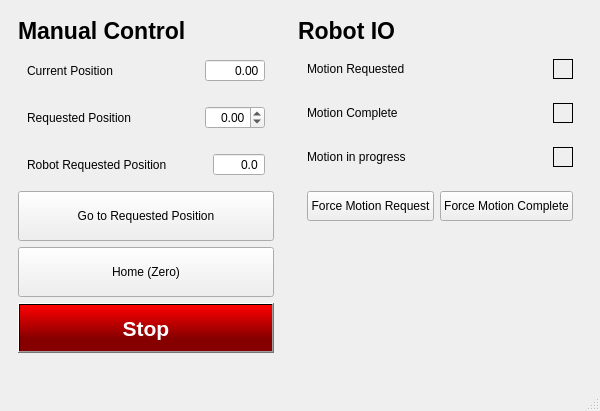
<?xml version="1.0" encoding="UTF-8"?>
<ui version="4.0">
 <class>MainWindow</class>
 <widget class="QMainWindow" name="MainWindow">
  <property name="geometry">
   <rect>
    <x>0</x>
    <y>0</y>
    <width>569</width>
    <height>411</height>
   </rect>
  </property>
  <property name="windowTitle">
   <string>MainWindow</string>
  </property>
  <widget class="QWidget" name="centralwidget">
   <layout class="QHBoxLayout" name="horizontalLayout">
    <item>
     <widget class="QWidget" name="widget_2" native="true">
      <layout class="QVBoxLayout" name="verticalLayout">
       <item>
        <widget class="QLabel" name="label_5">
         <property name="maximumSize">
          <size>
           <width>16777215</width>
           <height>50</height>
          </size>
         </property>
         <property name="font">
          <font>
           <pointsize>17</pointsize>
           <weight>75</weight>
           <bold>true</bold>
          </font>
         </property>
         <property name="text">
          <string>Manual Control</string>
         </property>
        </widget>
       </item>
       <item>
        <widget class="QWidget" name="widget_3" native="true">
         <layout class="QHBoxLayout" name="horizontalLayout_2">
          <item>
           <widget class="QLabel" name="label_6">
            <property name="text">
             <string>Current Position</string>
            </property>
           </widget>
          </item>
          <item>
           <spacer name="horizontalSpacer">
            <property name="orientation">
             <enum>Qt::Horizontal</enum>
            </property>
            <property name="sizeType">
             <enum>QSizePolicy::Minimum</enum>
            </property>
            <property name="sizeHint" stdset="0">
             <size>
              <width>20</width>
              <height>20</height>
             </size>
            </property>
           </spacer>
          </item>
          <item>
           <widget class="QDoubleSpinBox" name="doubleSpinBox">
            <property name="maximumSize">
             <size>
              <width>60</width>
              <height>16777215</height>
             </size>
            </property>
            <property name="alignment">
             <set>Qt::AlignRight|Qt::AlignTrailing|Qt::AlignVCenter</set>
            </property>
            <property name="buttonSymbols">
             <enum>QAbstractSpinBox::NoButtons</enum>
            </property>
            <property name="decimals">
             <number>2</number>
            </property>
            <property name="minimum">
             <double>-5000.000000000000000</double>
            </property>
            <property name="maximum">
             <double>5000.000000000000000</double>
            </property>
           </widget>
          </item>
         </layout>
        </widget>
       </item>
       <item>
        <widget class="QWidget" name="widget_5" native="true">
         <layout class="QHBoxLayout" name="horizontalLayout_4">
          <item>
           <widget class="QLabel" name="label_8">
            <property name="text">
             <string>Requested Position</string>
            </property>
           </widget>
          </item>
          <item>
           <spacer name="horizontalSpacer_3">
            <property name="orientation">
             <enum>Qt::Horizontal</enum>
            </property>
            <property name="sizeType">
             <enum>QSizePolicy::Minimum</enum>
            </property>
            <property name="sizeHint" stdset="0">
             <size>
              <width>40</width>
              <height>20</height>
             </size>
            </property>
           </spacer>
          </item>
          <item>
           <widget class="QDoubleSpinBox" name="doubleSpinBox_3">
            <property name="maximumSize">
             <size>
              <width>60</width>
              <height>16777215</height>
             </size>
            </property>
            <property name="alignment">
             <set>Qt::AlignRight|Qt::AlignTrailing|Qt::AlignVCenter</set>
            </property>
            <property name="decimals">
             <number>2</number>
            </property>
            <property name="minimum">
             <double>-5000.000000000000000</double>
            </property>
            <property name="maximum">
             <double>5000.000000000000000</double>
            </property>
           </widget>
          </item>
         </layout>
        </widget>
       </item>
       <item>
        <widget class="QWidget" name="widget_6" native="true">
         <layout class="QHBoxLayout" name="horizontalLayout_5">
          <item>
           <widget class="QLabel" name="label_9">
            <property name="text">
             <string>Robot Requested Position</string>
            </property>
           </widget>
          </item>
          <item>
           <spacer name="horizontalSpacer_4">
            <property name="orientation">
             <enum>Qt::Horizontal</enum>
            </property>
            <property name="sizeType">
             <enum>QSizePolicy::Minimum</enum>
            </property>
            <property name="sizeHint" stdset="0">
             <size>
              <width>40</width>
              <height>20</height>
             </size>
            </property>
           </spacer>
          </item>
          <item>
           <widget class="QDoubleSpinBox" name="doubleSpinBox_4">
            <property name="maximumSize">
             <size>
              <width>60</width>
              <height>16777215</height>
             </size>
            </property>
            <property name="alignment">
             <set>Qt::AlignRight|Qt::AlignTrailing|Qt::AlignVCenter</set>
            </property>
            <property name="buttonSymbols">
             <enum>QAbstractSpinBox::NoButtons</enum>
            </property>
            <property name="decimals">
             <number>1</number>
            </property>
            <property name="minimum">
             <double>-5000.000000000000000</double>
            </property>
            <property name="maximum">
             <double>5000.000000000000000</double>
            </property>
           </widget>
          </item>
         </layout>
        </widget>
       </item>
       <item>
        <widget class="QPushButton" name="pushButton">
         <property name="minimumSize">
          <size>
           <width>0</width>
           <height>50</height>
          </size>
         </property>
         <property name="text">
          <string>Go to Requested Position</string>
         </property>
        </widget>
       </item>
       <item>
        <widget class="QPushButton" name="pushButton_2">
         <property name="minimumSize">
          <size>
           <width>0</width>
           <height>50</height>
          </size>
         </property>
         <property name="text">
          <string>Home (Zero)</string>
         </property>
        </widget>
       </item>
       <item>
        <widget class="QPushButton" name="pushButton_3">
         <property name="minimumSize">
          <size>
           <width>0</width>
           <height>50</height>
          </size>
         </property>
         <property name="font">
          <font>
           <pointsize>16</pointsize>
           <weight>75</weight>
           <bold>true</bold>
          </font>
         </property>
         <property name="autoFillBackground">
          <bool>false</bool>
         </property>
         <property name="styleSheet">
          <string notr="true">background-color: qlineargradient(spread:pad, x1:0, y1:0, x2:0, y2:0.727273, stop:0 rgba(255, 0, 0, 255), stop:1 rgba(134, 0, 0, 255));
color: rgb(255, 255, 255);</string>
         </property>
         <property name="text">
          <string>Stop</string>
         </property>
         <property name="shortcut">
          <string>Space</string>
         </property>
        </widget>
       </item>
       <item>
        <spacer name="verticalSpacer">
         <property name="orientation">
          <enum>Qt::Vertical</enum>
         </property>
         <property name="sizeHint" stdset="0">
          <size>
           <width>20</width>
           <height>40</height>
          </size>
         </property>
        </spacer>
       </item>
      </layout>
     </widget>
    </item>
    <item>
     <widget class="QWidget" name="widget" native="true">
      <layout class="QVBoxLayout" name="verticalLayout_2">
       <item>
        <widget class="QLabel" name="label_4">
         <property name="maximumSize">
          <size>
           <width>16777215</width>
           <height>50</height>
          </size>
         </property>
         <property name="font">
          <font>
           <pointsize>17</pointsize>
           <weight>75</weight>
           <bold>true</bold>
          </font>
         </property>
         <property name="text">
          <string>Robot IO</string>
         </property>
        </widget>
       </item>
       <item>
        <widget class="QWidget" name="widget_4" native="true">
         <layout class="QHBoxLayout" name="horizontalLayout_3">
          <item>
           <widget class="QLabel" name="label_7">
            <property name="text">
             <string>Motion Requested</string>
            </property>
           </widget>
          </item>
          <item>
           <spacer name="horizontalSpacer_2">
            <property name="orientation">
             <enum>Qt::Horizontal</enum>
            </property>
            <property name="sizeType">
             <enum>QSizePolicy::Minimum</enum>
            </property>
            <property name="sizeHint" stdset="0">
             <size>
              <width>20</width>
              <height>20</height>
             </size>
            </property>
           </spacer>
          </item>
          <item>
           <widget class="QLabel" name="label">
            <property name="minimumSize">
             <size>
              <width>20</width>
              <height>20</height>
             </size>
            </property>
            <property name="maximumSize">
             <size>
              <width>20</width>
              <height>20</height>
             </size>
            </property>
            <property name="autoFillBackground">
             <bool>true</bool>
            </property>
            <property name="frameShape">
             <enum>QFrame::Box</enum>
            </property>
            <property name="text">
             <string/>
            </property>
           </widget>
          </item>
         </layout>
        </widget>
       </item>
       <item>
        <widget class="QWidget" name="widget_7" native="true">
         <layout class="QHBoxLayout" name="horizontalLayout_6">
          <item>
           <widget class="QLabel" name="label_10">
            <property name="text">
             <string>Motion Complete</string>
            </property>
           </widget>
          </item>
          <item>
           <spacer name="horizontalSpacer_6">
            <property name="orientation">
             <enum>Qt::Horizontal</enum>
            </property>
            <property name="sizeType">
             <enum>QSizePolicy::Minimum</enum>
            </property>
            <property name="sizeHint" stdset="0">
             <size>
              <width>20</width>
              <height>20</height>
             </size>
            </property>
           </spacer>
          </item>
          <item>
           <widget class="QLabel" name="label_2">
            <property name="minimumSize">
             <size>
              <width>20</width>
              <height>20</height>
             </size>
            </property>
            <property name="maximumSize">
             <size>
              <width>20</width>
              <height>20</height>
             </size>
            </property>
            <property name="autoFillBackground">
             <bool>true</bool>
            </property>
            <property name="frameShape">
             <enum>QFrame::Box</enum>
            </property>
            <property name="text">
             <string/>
            </property>
           </widget>
          </item>
         </layout>
        </widget>
       </item>
       <item>
        <widget class="QWidget" name="widget_8" native="true">
         <layout class="QHBoxLayout" name="horizontalLayout_7">
          <item>
           <widget class="QLabel" name="label_11">
            <property name="text">
             <string>Motion in progress</string>
            </property>
           </widget>
          </item>
          <item>
           <spacer name="horizontalSpacer_7">
            <property name="orientation">
             <enum>Qt::Horizontal</enum>
            </property>
            <property name="sizeType">
             <enum>QSizePolicy::Minimum</enum>
            </property>
            <property name="sizeHint" stdset="0">
             <size>
              <width>20</width>
              <height>20</height>
             </size>
            </property>
           </spacer>
          </item>
          <item>
           <widget class="QLabel" name="label_3">
            <property name="minimumSize">
             <size>
              <width>20</width>
              <height>20</height>
             </size>
            </property>
            <property name="maximumSize">
             <size>
              <width>20</width>
              <height>20</height>
             </size>
            </property>
            <property name="autoFillBackground">
             <bool>true</bool>
            </property>
            <property name="frameShape">
             <enum>QFrame::Box</enum>
            </property>
            <property name="text">
             <string/>
            </property>
           </widget>
          </item>
         </layout>
        </widget>
       </item>
       <item>
        <widget class="QWidget" name="widget_9" native="true">
         <layout class="QHBoxLayout" name="horizontalLayout_8">
          <item>
           <widget class="QPushButton" name="pushButton_4">
            <property name="minimumSize">
             <size>
              <width>0</width>
              <height>30</height>
             </size>
            </property>
            <property name="text">
             <string>Force Motion Request</string>
            </property>
            <property name="checkable">
             <bool>true</bool>
            </property>
           </widget>
          </item>
          <item>
           <widget class="QPushButton" name="pushButton_5">
            <property name="minimumSize">
             <size>
              <width>0</width>
              <height>30</height>
             </size>
            </property>
            <property name="text">
             <string>Force Motion Complete</string>
            </property>
            <property name="checkable">
             <bool>true</bool>
            </property>
           </widget>
          </item>
         </layout>
        </widget>
       </item>
       <item>
        <spacer name="verticalSpacer_2">
         <property name="orientation">
          <enum>Qt::Vertical</enum>
         </property>
         <property name="sizeHint" stdset="0">
          <size>
           <width>20</width>
           <height>40</height>
          </size>
         </property>
        </spacer>
       </item>
      </layout>
     </widget>
    </item>
   </layout>
  </widget>
  <widget class="QMenuBar" name="menubar">
   <property name="geometry">
    <rect>
     <x>0</x>
     <y>0</y>
     <width>569</width>
     <height>21</height>
    </rect>
   </property>
  </widget>
  <widget class="QStatusBar" name="statusbar"/>
 </widget>
 <resources/>
 <connections/>
</ui>
